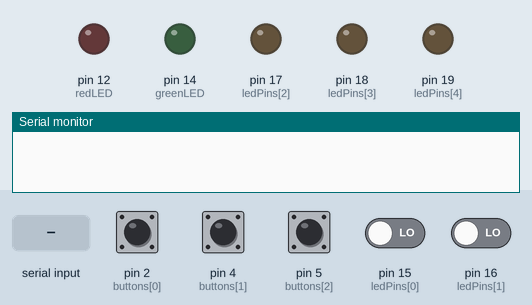
Simulated run of this sketch. Board: Arduino Uno, built with avr-gcc and run on an emulated ATmega328P. Parts: output pins drawn as LEDs (lit = HIGH), the last lines printed to the serial monitor. Dashed ring = blinking. The inputs (shaded band) are chosen by the test bench; at power-on: pin 2 (buttons[0]), pin 4 (buttons[1]), pin 5 (buttons[2]) HIGH, pin 15 (ledPins[0]), pin 16 (ledPins[1]) LOW.

Above: at 1.2 s.
1.3 s: "1\n" received over Serial
At 3.6 s:
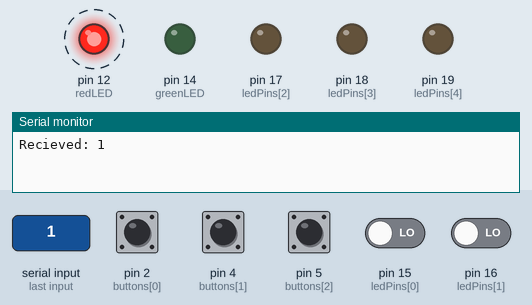
4.3 s: "0\n" received over Serial
At 5.6 s:
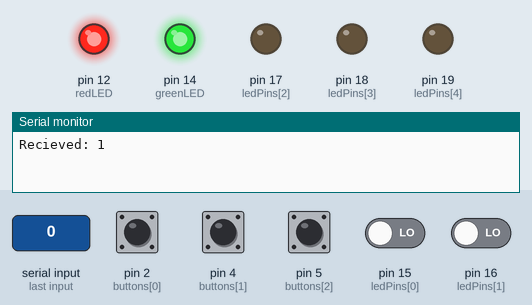
7.3 s: byte 10 ('\n') received over Serial
At 10.2 s:
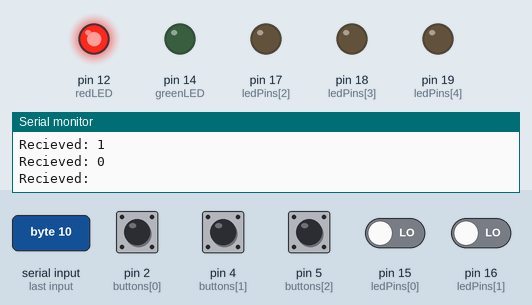
10.3 s: "2\n" received over Serial
At 15.4 s:
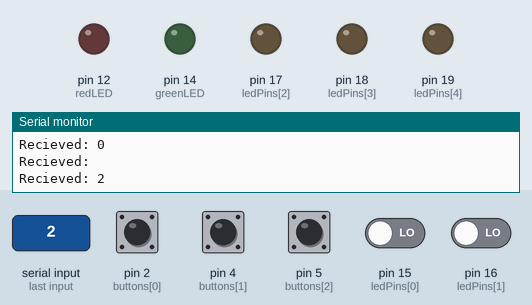
Timing chart, 0 to 15.8 s (numbered marks = the images above; inputs shaded):
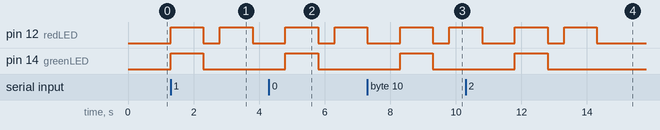

Measured:
- after the input at 1.3 s, pin 12 (redLED): alternates HIGH for 1.0 s and LOW for 0.50 s, starting at once; pin 14 (greenLED): LOW → HIGH at once, → LOW 1.0 s later
- after the input at 4.3 s, pin 12 (redLED): LOW → HIGH after 0.50 s, → LOW 1.0 s later, → HIGH 0.50 s later; pin 14 (greenLED): LOW → HIGH after 0.50 s, → LOW 1.0 s later
- after the input at 7.3 s, pin 14 (greenLED): LOW → HIGH after 1.0 s, → LOW 1.0 s later
- after the input at 10.3 s, pin 14 (greenLED): LOW → HIGH after 1.5 s, → LOW 1.0 s later

The sketch:

buttontesting.ino
```cpp
// Adesso NuScan 5200TU
int greenLED = 14;
int redLED = 12;
const int ledPins[] = {15, 16, 17, 18, 19};
const int buttons[] = {2, 4, 5};
const int numLeds = sizeof(ledPins) / sizeof(ledPins[0]);
String barcode = "";

struct KitConfig {
  String serial;
  bool leds[numLeds];
};

KitConfig kitConfigs[] = {
  { "123456", { true, true, true, true, false } }
  //{ "55555P", { false, true, true, true, true } }
};

const int numKits = sizeof(kitConfigs) / sizeof(kitConfigs[0]);

void setup() {
  pinMode(greenLED, OUTPUT);
  pinMode(redLED, OUTPUT);
  for (int i = 0; i < numLeds; i++){
    pinMode(ledPins[i], OUTPUT);
    pinMode(buttons[i], INPUT_PULLUP);
  }
  Serial.begin(115200); // initialize, change to 115200 according to YT video?
}

void loop() {
  if (Serial.available()) { // check if there is serial input
    char num = Serial.read(); // read serial input
    if (isAlphaNumeric(num)) { // if barcode is alphanumeric
      barcode += num;
    }
    if (num == '\n') {
      digitalWrite(greenLED, HIGH); // turn on LED
      digitalWrite(redLED, HIGH);
      delay(1000);
      digitalWrite(greenLED, LOW); // turn off LED
      digitalWrite(redLED, LOW);
      delay(500);

      Serial.print("Recieved: ");
      Serial.println(barcode);

      processBarcode(barcode);
      // String correct = String("55555P");
      // if (barcode == correct){
      //   digitalWrite(greenLED, HIGH);
      //   delay(1000);
      //   digitalWrite(greenLED, LOW);
      //   for (int i = 0; i < numLeds; i++){
      //     digitalWrite(ledPins[i], HIGH);
      //   }
      //   delay(1000);
      //   for (int i = 0; i < numLeds; i++){
      //     digitalWrite(ledPins[i], LOW);
      //   }
      // } else{
      //   digitalWrite(redLED, HIGH);
      //   delay(1000);
      //   digitalWrite(redLED, LOW);
      // }
      barcode = "";

      for (int i = 0; i < numLeds; i++) {
        if (digitalRead(buttons[i]) == LOW) {
          digitalWrite(ledPins[i], LOW);
        }
      }
    }
  }
}

void processBarcode(const String& barcode) {
  bool kitFound = false;
  for (int i = 0; i < numKits; i++) {
    if (barcode == kitConfigs[i].serial) {
      lightUpKitComponents(kitConfigs[i]);
      kitFound = true;
      break;
    }
  }
  if (kitFound == false) {
    turnOffAllLeds();
    digitalWrite(redLED, HIGH); // turn on red LED for invalid barcode
    delay(1000);
    digitalWrite(redLED, LOW); // turn off red LED
    delay(1000);
    turnOffAllLeds();
  } else {
    digitalWrite(greenLED, HIGH); // turn on green LED for valid barcode
    delay(1000);
    digitalWrite(greenLED, LOW); // turn off green LED
    delay(4000);
    // for (int i = 0; i < numLeds; i++) {
    //     if (digitalRead(buttons[i]) == LOW) {
    //       digitalWrite(ledPins[i], LOW);
    //   }
    // }
  }
}

void lightUpKitComponents(const KitConfig& kitConfig) {
  for (int i = 0; i < numLeds; i++) {
    digitalWrite(ledPins[i], kitConfig.leds[i] ? HIGH : LOW);
  }
}

void turnOffAllLeds() {
  for (int i = 0; i < numLeds; i++) {
    digitalWrite(ledPins[i], LOW);
  }
}
```
